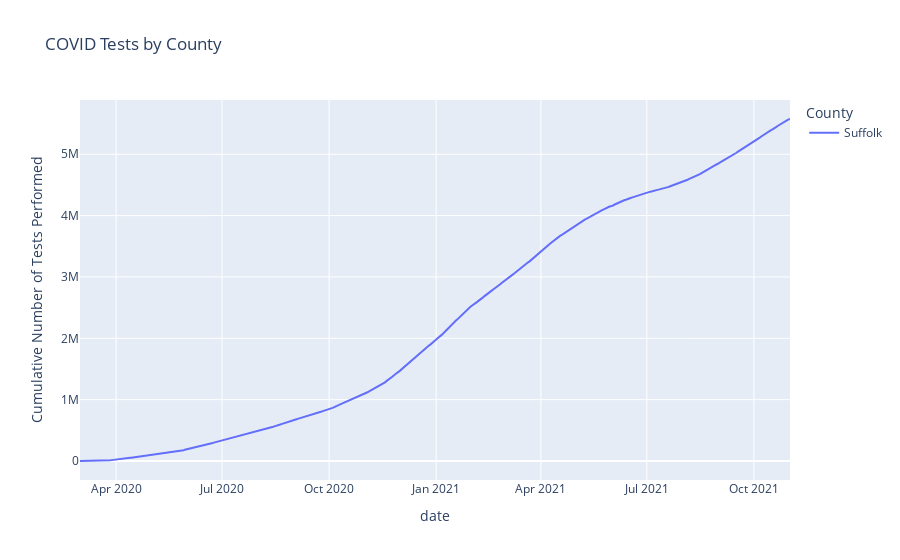

Notebook cell for this chart:
### Code cell
fig = px.line(dfcounty2, x = 'date',
y='Cumulative Number of Tests Performed',color='County' ,
title = 'COVID Tests by County')
fig.show()

### Figure 1 — Plotly figure (JSON) as saved in the notebook; plotly's stock layout.template omitted (floating-point values rounded to 4 significant figures; data arrays with more than 128 entries replaced by an {"elided": "..."} marker saying what was removed)
{"data": [{"hovertemplate": "County=Suffolk<br>date=%{x}<br>Cumulative Number of Tests Performed=%{y}<extra></extra>", "legendgroup": "Suffolk", "line": {"color": "#636efa", "dash": "solid"}, "marker": {"symbol": "circle"}, "mode": "lines", "name": "Suffolk", "orientation": "v", "showlegend": true, "type": "scatter", "x": {"elided": "611 str values"}, "xaxis": "x", "y": {"elided": "611 int values"}, "yaxis": "y"}], "layout": {"legend": {"title": {"text": "County"}, "tracegroupgap": 0}, "title": {"text": "COVID Tests by County"}, "xaxis": {"anchor": "y", "domain": [0, 1], "title": {"text": "date"}}, "yaxis": {"anchor": "x", "domain": [0, 1], "title": {"text": "Cumulative Number of Tests Performed"}}}}
